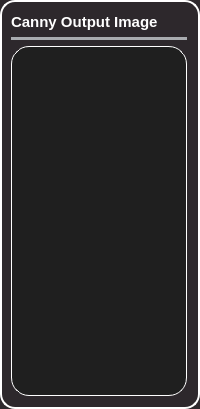
                 <widget class="QFrame" name="frame_19">
                  <property name="styleSheet">
                   <string notr="true">background-color: #2d282c; /* Background color */
    border-radius: 15px; /* Curved borders */
    border: 2px solid #ffffff; /* 3D outline */

    box-shadow: 2px 2px 8px rgba(0, 0, 0, 0.7); /* 3D shadow effect */</string>
                  </property>
                  <property name="frameShape">
                   <enum>QFrame::StyledPanel</enum>
                  </property>
                  <property name="frameShadow">
                   <enum>QFrame::Raised</enum>
                  </property>
                  <layout class="QGridLayout" name="gridLayout_21">
                   <property name="leftMargin">
                    <number>9</number>
                   </property>
                   <item row="0" column="1">
                    <layout class="QVBoxLayout" name="verticalLayout_67">
                     <property name="leftMargin">
                      <number>0</number>
                     </property>
                     <item>
                      <widget class="QLabel" name="label_42">
                       <property name="styleSheet">
                        <string notr="true">color: #ffffff;
font-weight:Bold;
font-size: 15px;
border: none;</string>
                       </property>
                       <property name="text">
                        <string>Canny Output Image</string>
                       </property>
                      </widget>
                     </item>
                     <item>
                      <widget class="Line" name="line_32">
                       <property name="styleSheet">
                        <string notr="true">/* Line style */

  /* Set the width of the line */
  width: 20px;

  /* Set the height of the line */
  height: 5px;

  /* Set the background color of the line */
  background-color:#a8abaf;

  /* Set the border of the line */
  border: 10px;

  /* Set the border radius of the line */
  border-radius:5px;




</string>
                       </property>
                       <property name="orientation">
                        <enum>Qt::Horizontal</enum>
                       </property>
                      </widget>
                     </item>
                     <item>
                      <layout class="QHBoxLayout" name="horizontalLayout_42">
                       <item>
                        <layout class="QVBoxLayout" name="verticalLayout_69" stretch="0">
                         <item>
                          <widget class="QWidget" name="cannyImage" native="true">
                           <property name="minimumSize">
                            <size>
                             <width>0</width>
                             <height>350</height>
                            </size>
                           </property>
                           <property name="styleSheet">
                            <string notr="true">border: 1px solid #ffffff;
background-color: #1f1f1f;
border-radius: 18px;</string>
                           </property>
                          </widget>
                         </item>
                        </layout>
                       </item>
                      </layout>
                     </item>
                    </layout>
                   </item>
                  </layout>
                 </widget>
